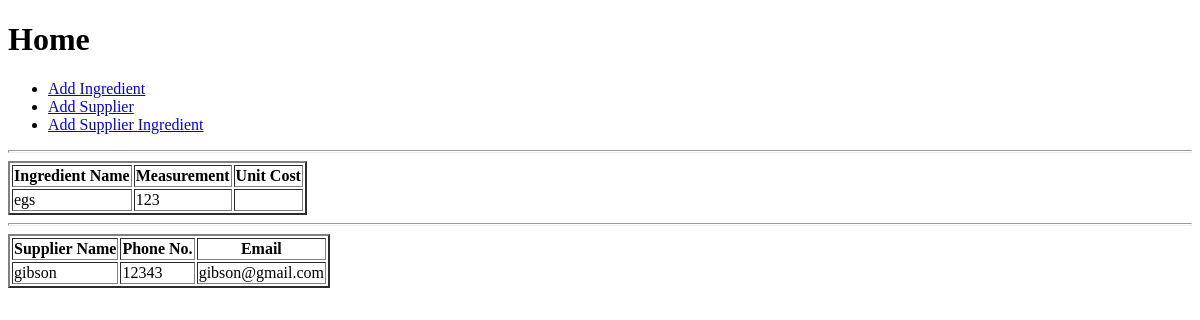
Before: / with the older database file.
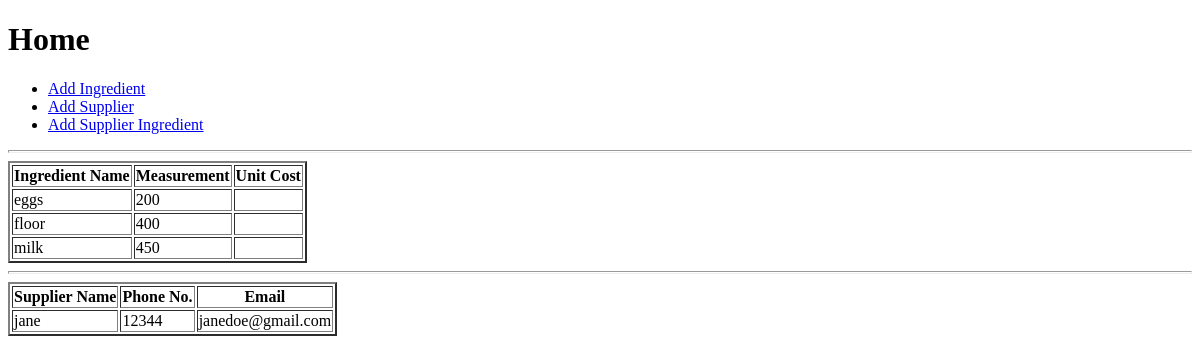
After: the same page with the newer database file.
### main.py (models this page shows)
class Ingredient(db.Model):
    __tablename__ = "ingredients"
    id = db.Column(db.Integer, primary_key=True)
    name = db.Column(db.String(50), unique=True, nullable=False)
    unit_of_measurement = db.Column(db.String(12))
    created_at = db.Column(db.DateTime(), default=datetime.datetime.utcnow())
    updated_at = db.Column(db.DateTime(), default=datetime.datetime.utcnow())

class Supplier(db.Model):
    __tablename__ = "suppliers"
    id = db.Column(db.Integer, primary_key=True)
    name = db.Column(db.String(50), unique=True, nullable=False)
    phone_no = db.Column(db.String(13), nullable=False)
    email = db.Column(db.String(50))
    created_at = db.Column(db.DateTime(), default=datetime.datetime.utcnow())
    updated_at = db.Column(db.DateTime(), default=datetime.datetime.utcnow())

### main.py (the view)
@app.route("/")
def index():
    ingredients = Ingredient.query.all()
    suppliers = Supplier.query.all()
    return render_template("index.html", ingredients=ingredients, suppliers=suppliers)

### templates/index.html
{% extends "base.html" %}
{% block content %}
    <h1>Home</h1>
    <ul>
        <li><a href="{{ url_for('add_ingredient')}}">Add Ingredient</a></li>
        <li><a href="{{ url_for('add_supplier')}}">Add Supplier</a></li>
        <li><a href="{{ url_for('add_supplier_ingredient')}}">Add Supplier Ingredient</a></li>
    </ul>
    <hr size="3">
    <table border="2">
        <thead>
            <tr>
                <th>Ingredient Name</th>
                <th>Measurement</th>
                <th>Unit Cost</th>
            </tr>
        </thead>
        <tbody>
            {% for ingredient in ingredients %}
            <tr>
                <td>{{ ingredient.name }}</td>
                <td>{{ ingredient.unit_of_measurement }}</td>
                <td>{{ ingredient.unit_cost }}</td>
            </tr>
            {% endfor %}
        </tbody>
    </table>
    <hr size="3">
    <table border="2">
        <thead>
            <tr>
                <th>Supplier Name</th>
                <th>Phone No.</th>
                <th>Email</th>
            </tr>
        </thead>
        <tbody>
            {% for supplier in suppliers %}
            <tr>
                <td>{{ supplier.name }}</td>
                <td>{{ supplier.phone_no }}</td>
                <td>{{ supplier.email }}</td>
            </tr>
            {% endfor %}
        </tbody>
    </table>
{% endblock %}

### templates/base.html (shortened to what this page needs)
<!DOCTYPE html>
<html lang="en">
<head>
</head>
<body>
    {% block content %}
    {% endblock %}
</body>
</html>

Changed rows visible on the page:
removed Supplier: name "gibson", phone_no "12343", email "gibson@gmail.com"
changed Ingredient: name "egs" → "eggs"; unit_of_measurement "123" → "200"
added Ingredient: name "floor", unit_of_measurement "400"
added Ingredient: name "milk", unit_of_measurement "450"
added Supplier: name "jane", phone_no "12344", email "janedoe@gmail.com"
